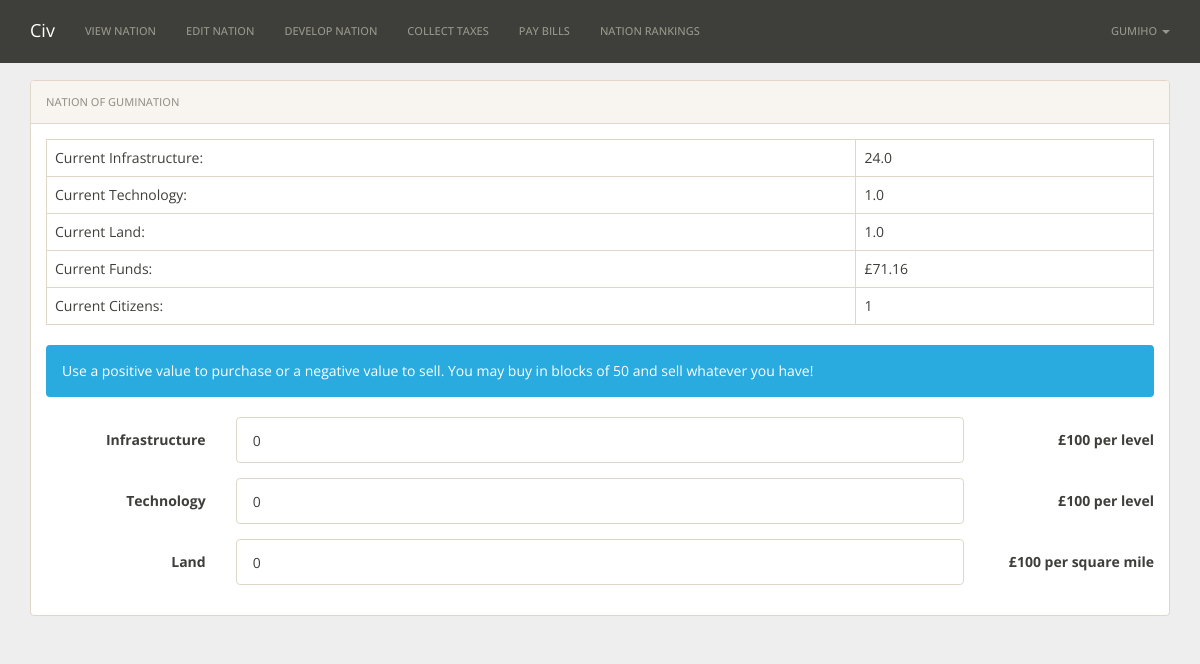
Before: /expand/1/ (signed in) with the older database file.
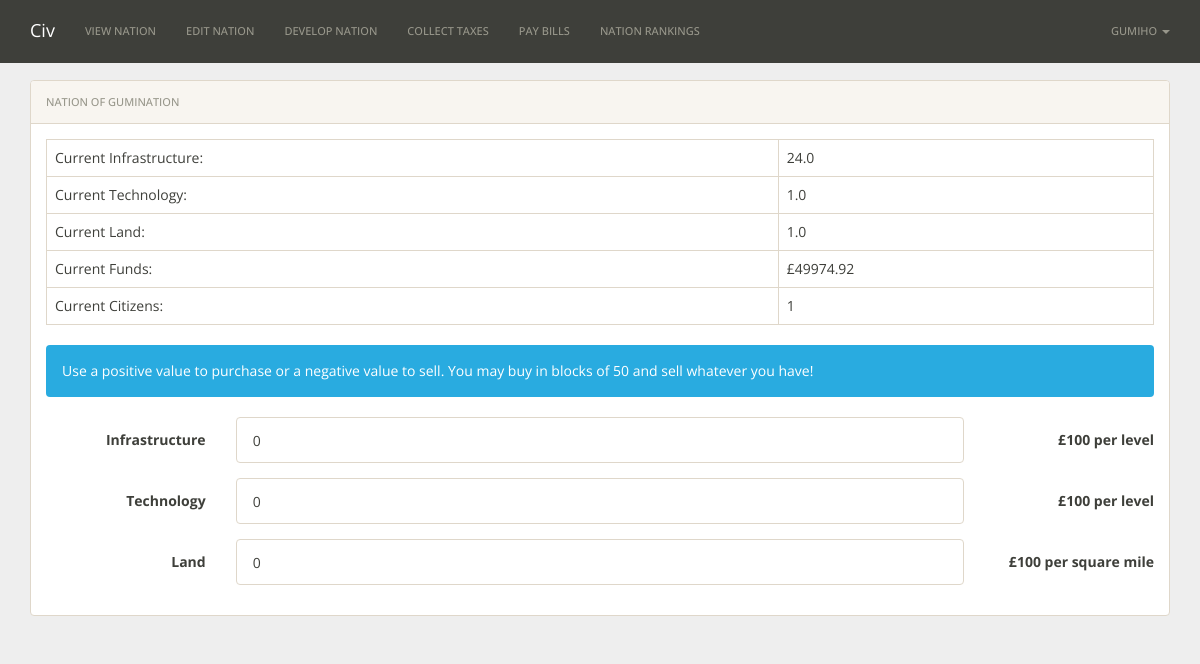
After: the same page with the newer database file.
### nations/models.py (models this page shows)
class Nation(models.Model):
    user = models.OneToOneField(User)
    nation_name = models.CharField(max_length=30)
    funds = models.DecimalField(default=10000.00, max_digits=19, decimal_places=2)
    government = models.CharField(max_length=30, default='Democratic')
    religion = models.CharField(max_length=30, default='None')
    infrastructure = models.FloatField(default=1.00)
    technology = models.FloatField(default=1.00)
    land = models.FloatField(default=1.00)
    resource1 = models.CharField(max_length=200)
    resource2 = models.CharField(max_length=200)
    peaceful = models.BooleanField(default=False)
    paid_bills = models.DateField()
    collect_taxes = models.DateField()
    tax_rate = models.IntegerField(default=20)
    citizens = models.IntegerField(default=1)

### nations/views.py (the view)
# urls.py: url(r'^expand/(?P<pk>\d+)/$', views.expandNationView.as_view(), name='expandNnation'),
class expandNationView(UpdateView, ModelFormMixin):
	model = Nation
	form_class = extendForm
	def get(self, request, pk):
		nation = Nation.objects.get(pk=pk)
		if request.user != nation.user:
			return redirect('noEntry')
		else:
			if request.GET.has_key('funds'):
				if request.GET['funds'] == 'True':
					error = True
				else:
					error = False
			else:
				error = False
			costs = {'infracost': self.calculate_cost(nation.infrastructure,1), 'techcost': self.calculate_cost(nation.technology,1), 'landcost': self.calculate_cost(nation.land,1)}
			return render_to_response('nations/nation_extend.html',{'form': extendForm(instance=nation), 'nation': Nation.objects.get(pk=pk), 'costs': costs, 'error': error},RequestContext(request))
	def post(self, request, pk):
		nation = Nation.objects.get(pk=pk)
		if request.user != nation.user:
			return redirect('noEntry')
		else:
			data = request.POST
			new_infrastructure = nation.infrastructure + int(data['infrastructure'])
			new_technology = nation.technology + int(data['technology'])
			new_land = nation.land + int(data['land'])
			cost = Decimal(self.calculate_cost(nation.infrastructure,int(data['infrastructure']))) + int(self.calculate_cost(nation.technology,int(data['technology']))) + int(self.calculate_cost(nation.land,int(data['land'])))
			if cost <= nation.funds:
				nation.infrastructure = new_infrastructure
				nation.technology = new_technology
				nation.land = new_land
				nation.citizens = int(new_infrastructure*5+new_land*2)
				nation.funds = nation.funds - cost
				nation.save()
				return redirect('/expand/' + pk)
			else:
				return redirect('/expand/' + pk + '?funds=True')
	def calculate_cost(self,level,amount):
		if amount == 0:
			cost = 0
		elif amount > 0:
			if level < 100:
				cost = 100 * amount
			elif level >= 100 and level < 1000:
				cost = 200 * amount
			elif level >= 1000 and level < 2000:
				cost = 400 * amount
			elif level >= 2000 and level < 3000:
				cost = 800 * amount
			else:
				cost = 1000 * amount
		else:
			cost = 5 * amount
		return cost

### nations/forms.py
class extendForm(forms.ModelForm):
   	class Meta:
		model = Nation
		fields = ['infrastructure','technology','land']

### nations/static/templates/nations/nation_extend.html (shortened to what this page needs)
{% extends "base.html" %}
{% block content %}
<div class="container">
	<div class="panel panel-default">
	    <div class="panel-heading">Nation of {{nation.nation_name}}</div>
	    <div class="panel-body">
	    	<table class="table table-bordered">
					<tr>
						<td>Current Infrastructure:</td>
						<td>{{nation.infrastructure}}</td>
					</tr>
					<tr>
						<td>Current Technology: </td>
						<td>{{nation.technology}}</td>
					</tr>
					<tr>
						<td>Current Land: </td>
						<td>{{nation.land}}</td>
					</tr>
					<tr>
						<td>Current Funds:</td>
						<td>£{{nation.funds}}</td>
					</tr>
					<tr>
						<td>Current Citizens:</td>
						<td>{{nation.citizens}}</td>
					</tr>
			</table>
			<div class="alert alert-info" role="alert">Use a positive value to purchase or a negative value to sell. You may buy in blocks of 50 and sell whatever you have!</div>
	    	<form class="form-horizontal" action="" role="form" method="post">
	    		<div class="form-group">
	    			<label for="infrastructure" class="col-sm-2 control-label">Infrastructure</label>
	    			<div class="col-sm-8">
	    				<input type="number" class="form-control" step="1" min="-{{nation.infrastructure}}" max="50" value="0" name="infrastructure">
	    			</div>
	    			<label for="infrastructure" class="col-sm-2 control-label">£{{costs.infracost}} per level</label>
	    		</div>
	    		<div class="form-group">
	    			<label for="technology" class="col-sm-2 control-label">Technology</label>
	    			<div class="col-sm-8">
	    				<input type="number" class="form-control" step="1" min="-{{nation.technology}}" max="50" value="0" name="technology">
	    			</div>
	    			<label for="technology" class="col-sm-2 control-label">£{{costs.techcost}} per level</label>
	    		</div>
	    		<div class="form-group">
	    			<label for="land" class="col-sm-2 control-label">Land</label>
	    			<div class="col-sm-8">
	    				<input type="number" class="form-control" step="1" max="50" min="-{{nation.land}}" value="0" name="land">
	    			</div>
	    			<label for="land" class="col-sm-2 control-label">£{{costs.landcost}} per square mile</label>
	    		</div>
		    </form>
		</div>
	</div>
</div>
{% endblock %}

Changed rows visible on the page:
changed Nation "GUMINATION": funds "71.16" → "49974.92"
